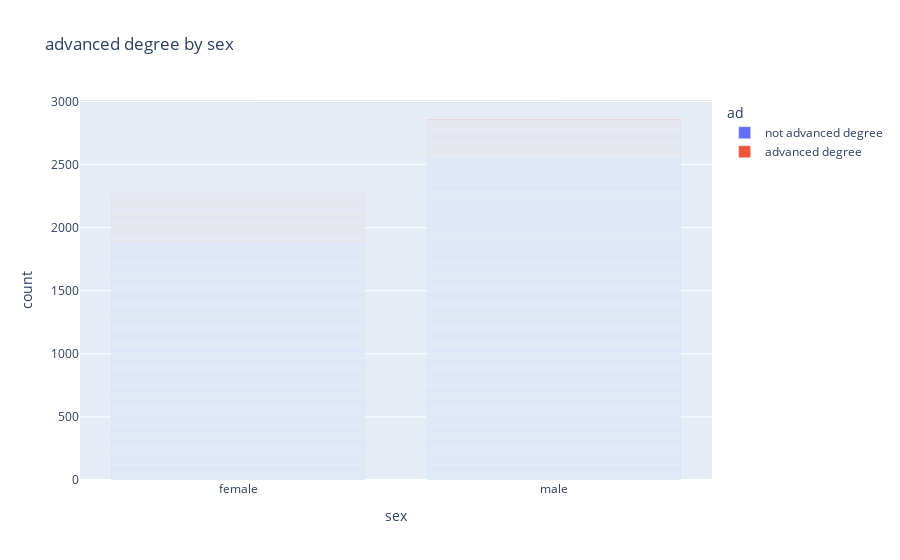

The cell this chart's notebook holds for it:
### Code cell
df = pd.DataFrame( data, columns = [ 'sex','ad'])
df['sex'] = df['sex'].replace([0],'male')
df['sex'] = df['sex'].replace([1],'female')
df['ad'] = df['ad'].replace([0],'not advanced degree')
df['ad'] = df['ad'].replace([1],'advanced degree')

fig = px.bar(df, x="sex",color="ad",title="advanced degree by sex")
fig.show()

### Figure 1 — Plotly figure (JSON) as saved in the notebook; plotly's stock layout.template omitted (floating-point values rounded to 4 significant figures; data arrays with more than 128 entries replaced by an {"elided": "..."} marker saying what was removed)
{"data": [{"alignmentgroup": "True", "hovertemplate": "ad=not advanced degree<br>sex=%{x}<br>count=%{y}<extra></extra>", "legendgroup": "not advanced degree", "marker": {"color": "#636efa", "pattern": {"shape": ""}}, "name": "not advanced degree", "offsetgroup": "not advanced degree", "orientation": "v", "showlegend": true, "textposition": "auto", "type": "bar", "x": {"elided": "4444 str values"}, "xaxis": "x", "y": {"elided": "4444 int values"}, "yaxis": "y"}, {"alignmentgroup": "True", "hovertemplate": "ad=advanced degree<br>sex=%{x}<br>count=%{y}<extra></extra>", "legendgroup": "advanced degree", "marker": {"color": "#EF553B", "pattern": {"shape": ""}}, "name": "advanced degree", "offsetgroup": "advanced degree", "orientation": "v", "showlegend": true, "textposition": "auto", "type": "bar", "x": {"elided": "706 str values"}, "xaxis": "x", "y": {"elided": "706 int values"}, "yaxis": "y"}], "layout": {"barmode": "relative", "legend": {"title": {"text": "ad"}, "tracegroupgap": 0}, "title": {"text": "advanced degree by sex"}, "xaxis": {"anchor": "y", "domain": [0, 1], "title": {"text": "sex"}}, "yaxis": {"anchor": "x", "domain": [0, 1], "title": {"text": "count"}}}}
